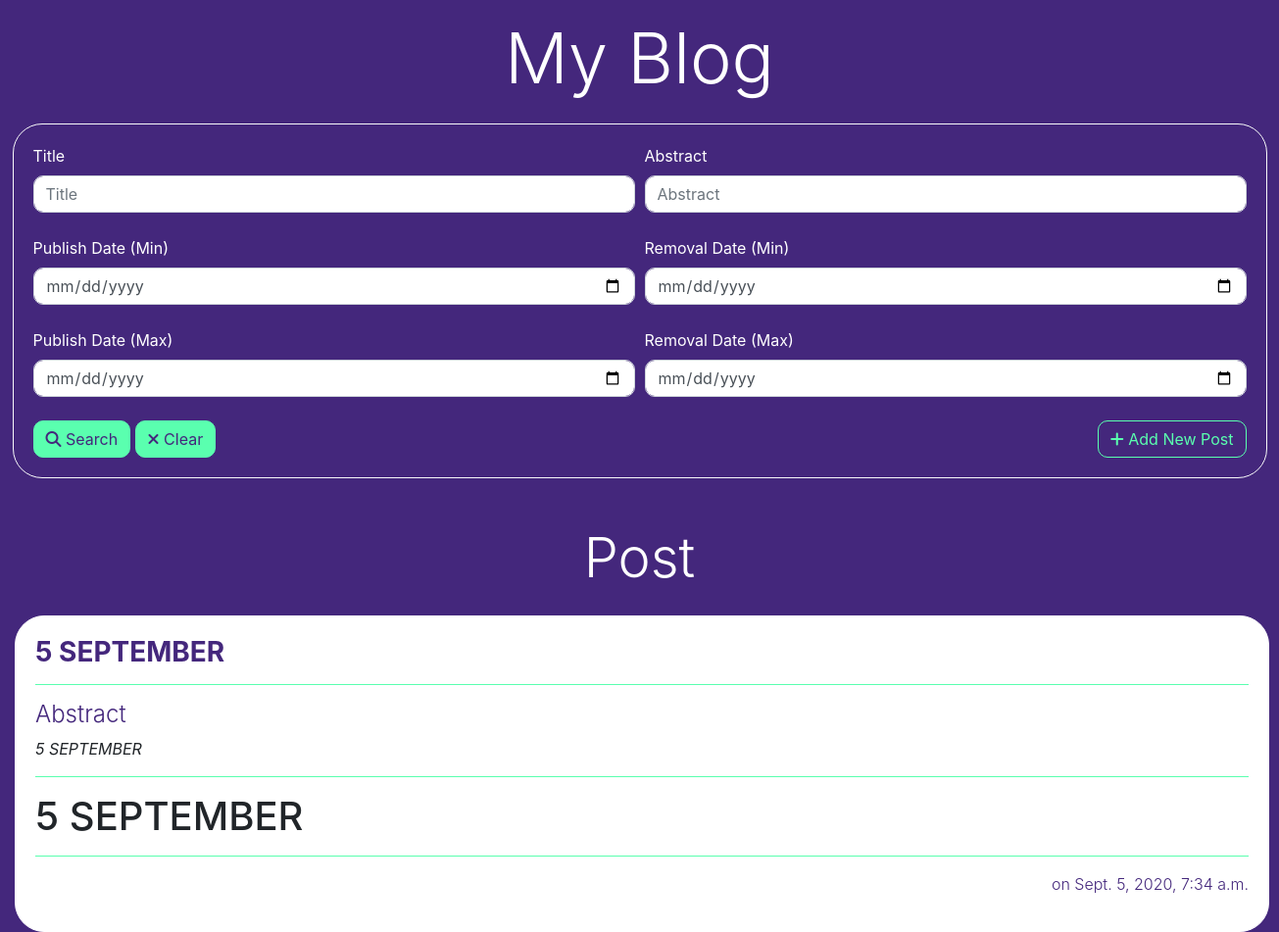
Page /blogs/12/ on the earlier database version.
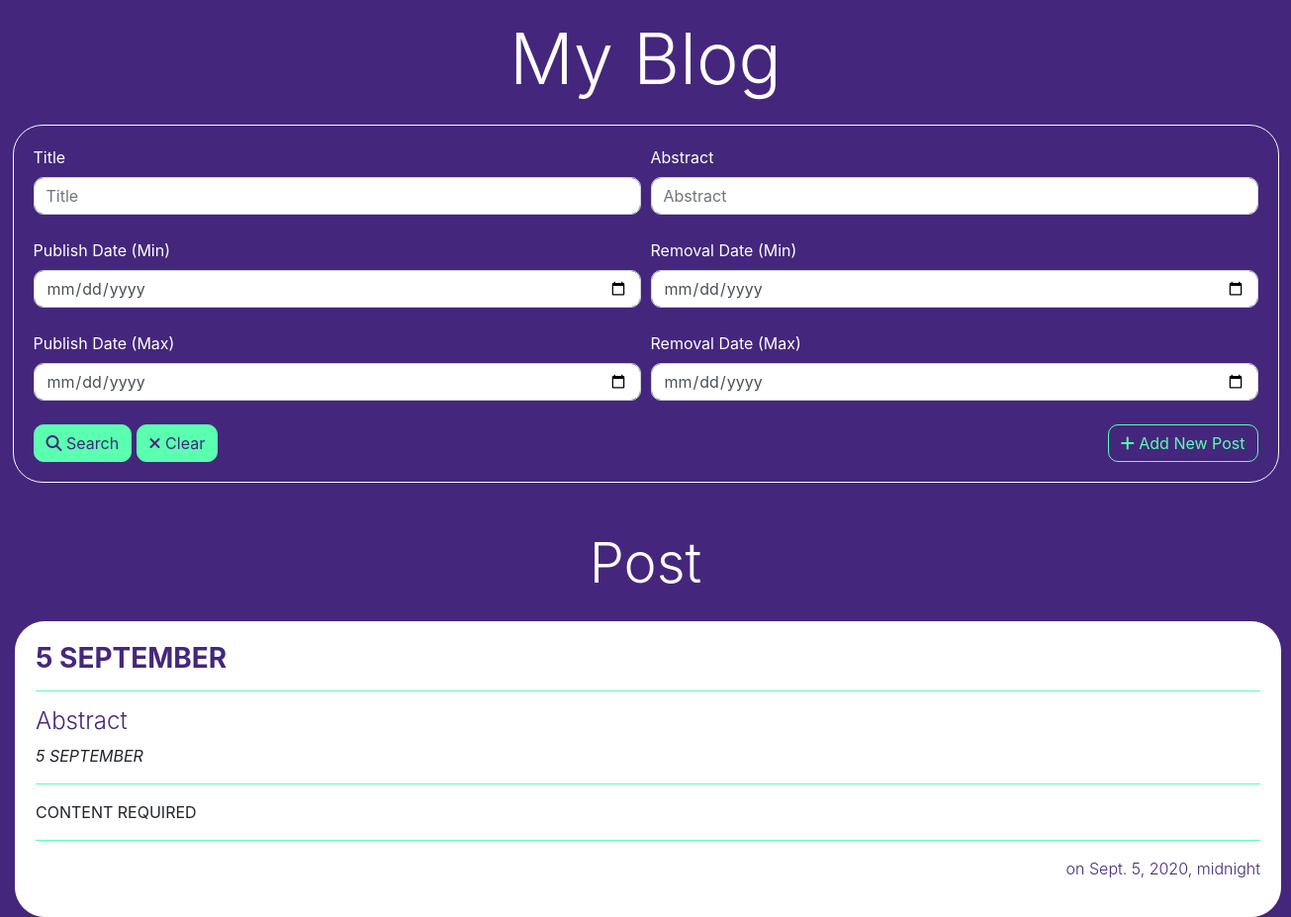
Same page on the later database version.
### blogs/models.py (models this page shows, shortened)
class Blog(models.Model):
    title = models.CharField(max_length=100)
    slug = models.SlugField()
    abstract = models.TextField()
    body = models.TextField()
    publish_date = models.DateTimeField(auto_now_add=True)
    removal_date = models.DateTimeField(null=True, blank=True)

### blogs/templates/blogs/post.html
{% extends "blogs/homepage.html" %}
{% block content %}
<h3 class="text-center display-4 mt-n3 pb-3" style="color:white">Post</h3>
<div class="card border-white mx-auto mb-5" style="width: 80rem; background-color:white; border-radius: 30px;">
  <div class="card-body">
    <h3><b style="color:#44277C">{{blog.title}}</b></h3>
    <hr style="border-color:#5AFFAF"/>
    <h4 class="font-weight-light" style="color:#44277C">Abstract</h4>
    <p class="font-italic">{{blog.abstract}}</p>
    <hr style="border-color:#5AFFAF"/>
    <p style="color:#44277C" id="bodytext">{{blog.body|safe}}</p>
    <hr style="border-color:#5AFFAF"/>
    <p class="font-weight-light float-right" style="color:#44277C">on {{blog.publish_date}}</p>
  </div>
</div>
{% endblock %}

Differences in the rows shown:
changed Blog "5 SEPTEMBER": body "5 SEPTEMBER" → "CONTENT REQUIRED"; publish_date "Sept. 5, 2020, 7:34 a.m." → "Sept. 5, 2020, midnight"
